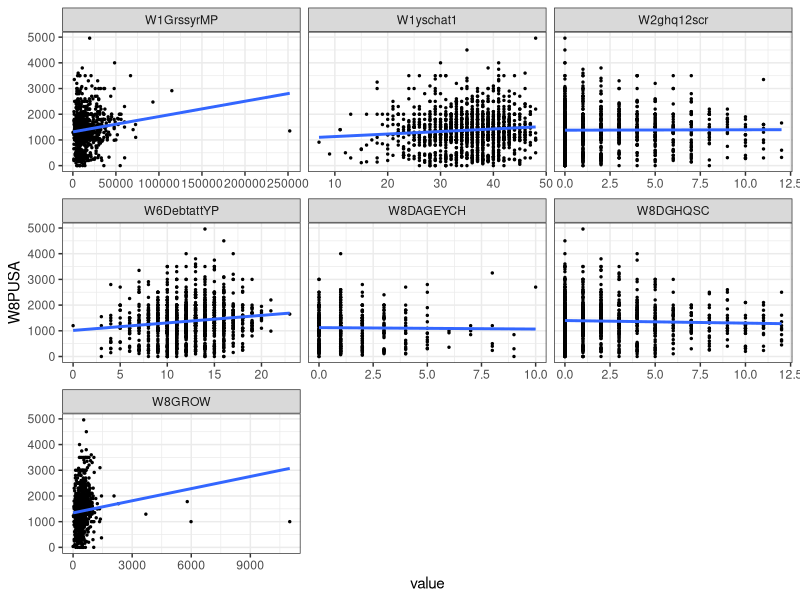
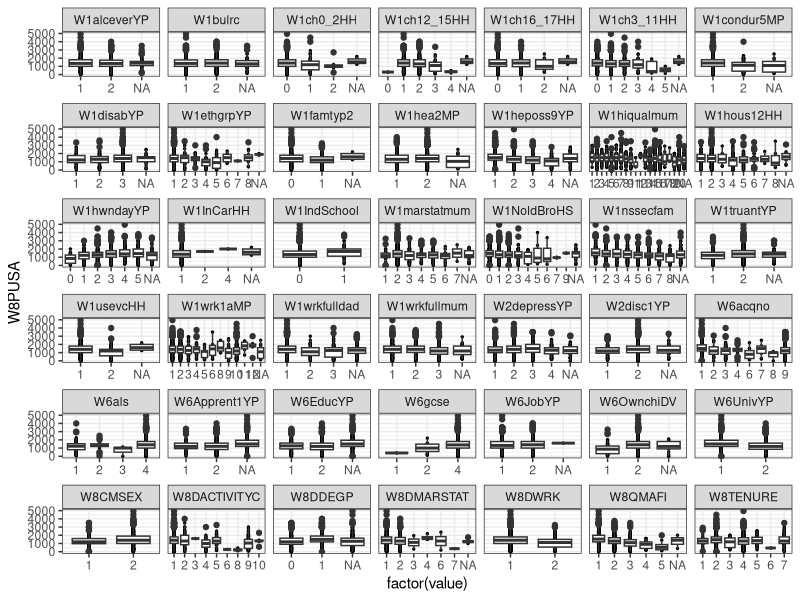
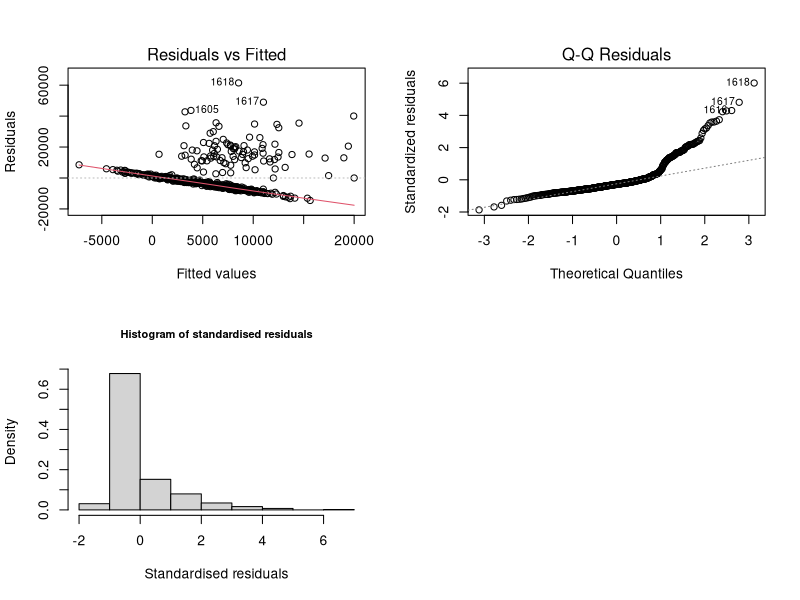
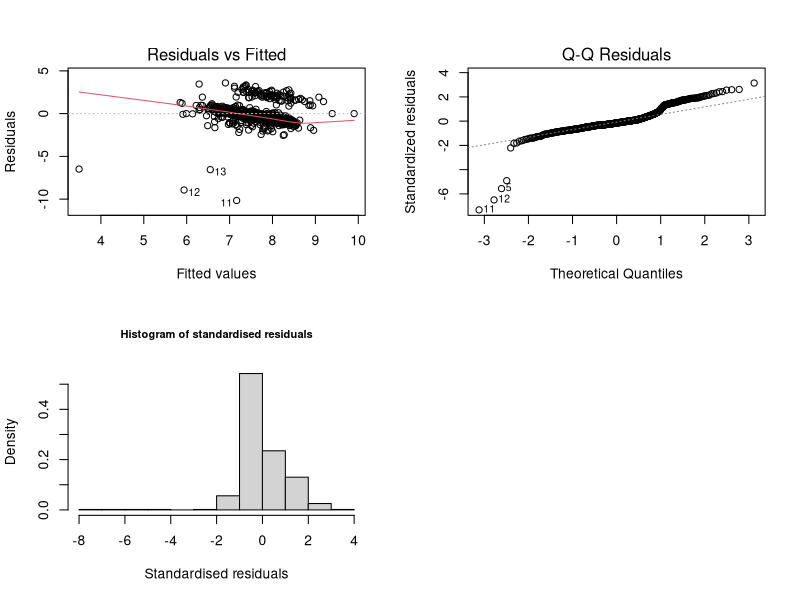
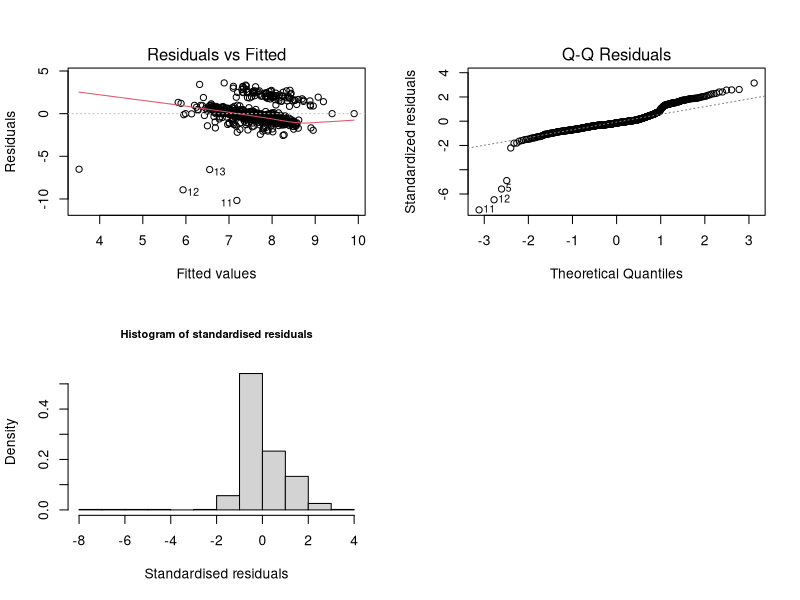
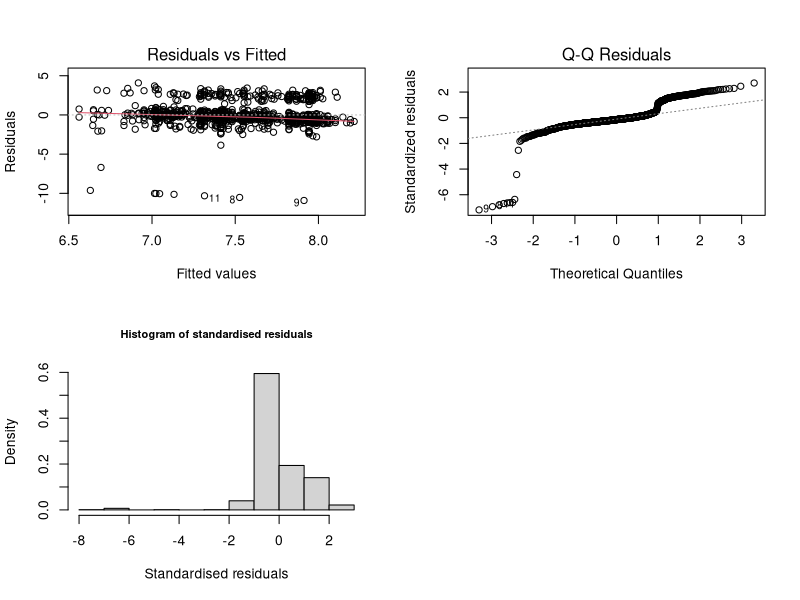
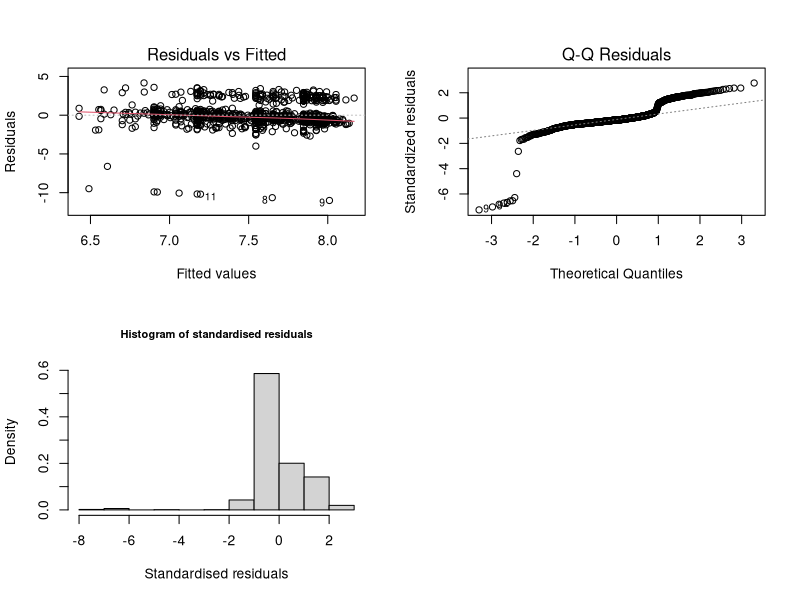
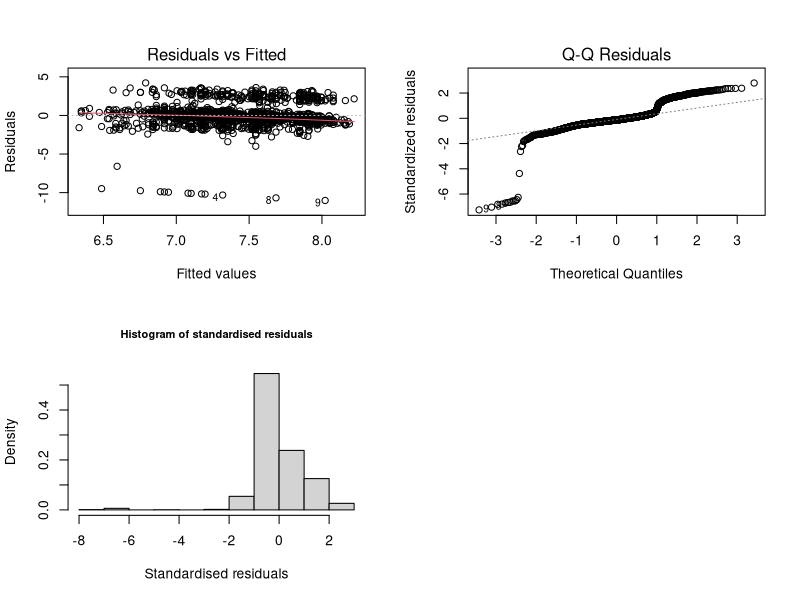

These charts were generated, in order, by the following R code: (Note: this script raises an error after producing the figures.)
library(arm)
library(ggplot2)
library(car)
library(tidyr)
library(dplyr)
library(gridExtra)

options(max.print=9999999) # So we can increase the amount that is printed in R

dat.pusa <- read.csv("EOTST2112023_PUSA.csv", header = TRUE)
# Removing NSID
dat.pusa <- dat.pusa[, -1]
# Making sure that the outcome is fully observed
dat.pusa <- subset(dat.pusa, W8PUSA >= 0) 
dat.pusa$W8PUSA[dat.pusa$W8PUSA==0]<- 0.05

rownames(dat.pusa) <- 1:nrow(dat.pusa)
dat.pusa[dat.pusa <= -1] <- NA

summary(dat.pusa)

## Needed to be below 1000 to have a good look at all the boxplots
dat.pusa.norich<-subset(dat.pusa,W8PUSA<=5000)

# continuous data scatterplots
special.dat <- gather(data = dat.pusa.norich[, c(1, 2, 28, 39, 41, 42, 49, 50)], -W8PUSA, key = "var", value = "value")
p1 <- ggplot(special.dat, aes(x = value, y = W8PUSA)) + geom_point(size = 0.5) +
  geom_smooth(method = "lm", se = FALSE) + facet_wrap(~var, scales = "free_x")
p1 <- p1 + theme_bw() + scale_fill_grey() + theme(legend.position = "none")
p1

# categorical data boxplots
special.dat <- gather(data = dat.pusa.norich[, -c(1, 2, 28, 39, 41, 42, 49)], -W8PUSA, key = "var", value = "value")
p2 <- ggplot(special.dat, aes(x = factor(value), y = W8PUSA)) + geom_point(size = 0.5) +
  geom_boxplot() + facet_wrap(~var, scales = "free_x")

p2 <- p2 + theme_bw() + scale_fill_grey() + theme(legend.position = "none")
p2


proportion <- sum(is.na(dat.pusa$W1GrssyrMP)) / length(dat.pusa$W1GrssyrMP)
proportion

proportion <- sum(is.na(dat.pusa$W1yschat1)) / length(dat.pusa$W1yschat1)
proportion

proportion <- sum(is.na(dat.pusa$W2ghq12scr)) / length(dat.pusa$W2ghq12scr)
proportion

proportion <- sum(is.na(dat.pusa$W6DebtattYP)) / length(dat.pusa$W6DebtattYP)
proportion

proportion <- sum(is.na(dat.pusa$W8DGHQSC)) / length(dat.pusa$W8DGHQSC)
proportion

proportion <- sum(is.na(dat.pusa$W8DAGEYCH)) / length(dat.pusa$W8DAGEYCH)
proportion

## Linear models of predictors that we removed
# W1GrssyrMP
summary(lm(W8PUSA ~ W1GrssyrMP    
           , data = dat.pusa))

# W8DAGEYCH
summary(lm(W8PUSA ~ W8DAGEYCH    
           , data = dat.pusa))


# Converting columns to categorical predictors using factor
cols <- c(3,4,5,6,7,8,9,10,11,12,13,14,15,16,17,18,19,20,21,22,23,24,25,26,27,29,30,31,
          32,33,34,35,36,37,38,40,43,44,45,46,47,48)
dat.pusa[cols] <- lapply(dat.pusa[cols], factor)

# Merging categorical predictors
dat.pusa$W1wrk1aMP <- with(dat.pusa, Recode(W1wrk1aMP, "c(1,3) = 'FullTime'"))
dat.pusa$W1wrk1aMP <- with(dat.pusa, Recode(W1wrk1aMP, "c(2,4) = 'PartTime'"))
dat.pusa$W1wrk1aMP <- with(dat.pusa, Recode(W1wrk1aMP,"c(10) = 'LookingAfterFamily'"))
dat.pusa$W1wrk1aMP <- with(dat.pusa, Recode(W1wrk1aMP,"c(5,6,7,8,9,11,12) = 'Other'"))
dat.pusa$W1wrk1aMP<-relevel(dat.pusa$W1wrk1aMP,ref="FullTime")

dat.pusa$W1condur5MP <- with(dat.pusa, Recode(W1condur5MP, "c(1) = 'Yes'"))
dat.pusa$W1condur5MP <- with(dat.pusa, Recode(W1condur5MP, "c(2) = 'No'"))
dat.pusa$W1condur5MP<-relevel(dat.pusa$W1condur5MP,ref="Yes")

dat.pusa$W1hea2MP <- with(dat.pusa, Recode(W1hea2MP, "c(1) = 'Yes'"))
dat.pusa$W1hea2MP <- with(dat.pusa, Recode(W1hea2MP, "c(2) = 'No'"))
dat.pusa$W1hea2MP<-relevel(dat.pusa$W1hea2MP,ref="No")

dat.pusa$W1NoldBroHS <- with(dat.pusa, Recode(W1NoldBroHS, "c(0) = 0"))
dat.pusa$W1NoldBroHS <- with(dat.pusa, Recode(W1NoldBroHS, "c(1) = 1"))
dat.pusa$W1NoldBroHS <- with(dat.pusa, Recode(W1NoldBroHS, "c(2) = 2"))
dat.pusa$W1NoldBroHS <- with(dat.pusa, Recode(W1NoldBroHS, "c(3,4,5,6,7,8,9) = '>3'"))
dat.pusa$W1NoldBroHS<-relevel(dat.pusa$W1NoldBroHS,ref='0')

# Based on sample size
dat.pusa$W1hous12HH <- with(dat.pusa, Recode(W1hous12HH, "c(1,2,3) = 'Owned/Mortgage'"))
dat.pusa$W1hous12HH <- with(dat.pusa, Recode(W1hous12HH, "c(4,5,6) = 'Rent'"))
dat.pusa$W1hous12HH <- with(dat.pusa, Recode(W1hous12HH, "c(7,8) = 'Other'"))
dat.pusa$W1hous12HH<-relevel(dat.pusa$W1hous12HH,ref='Owned/Mortgage')

dat.pusa$W1hiqualmum <- with(dat.pusa, Recode(W1hiqualmum, "c(1,2,3) = 'HigherDegree'"))
dat.pusa$W1hiqualmum <- with(dat.pusa, Recode(W1hiqualmum, "c(7,11,12) = 'A-Levels or Equivalent'"))
dat.pusa$W1hiqualmum <- with(dat.pusa, Recode(W1hiqualmum, "c(15,16) = 'GCSE'"))
dat.pusa$W1hiqualmum <- with(dat.pusa, Recode(W1hiqualmum, "c(20) = 'None'"))
dat.pusa$W1hiqualmum <- with(dat.pusa, Recode(W1hiqualmum, "c(4,5,6,8,9,10,13,14,17,18,19) = 'Other'"))
dat.pusa$W1hiqualmum<-relevel(dat.pusa$W1hiqualmum,ref='None')

dat.pusa$W1wrkfulldad <- with(dat.pusa, Recode(W1wrkfulldad, "c(1) = 'FullTime'"))
dat.pusa$W1wrkfulldad <- with(dat.pusa, Recode(W1wrkfulldad, "c(2) = 'PartTime'"))
dat.pusa$W1wrkfulldad <- with(dat.pusa, Recode(W1wrkfulldad, "c(3) = 'NotWorking'"))
dat.pusa$W1wrkfulldad<-relevel(dat.pusa$W1wrkfulldad,ref='FullTime')

dat.pusa$W1wrkfullmum <- with(dat.pusa, Recode(W1wrkfullmum, "c(1) = 'FullTime'"))
dat.pusa$W1wrkfullmum <- with(dat.pusa, Recode(W1wrkfullmum, "c(2) = 'PartTime'"))
dat.pusa$W1wrkfullmum <- with(dat.pusa, Recode(W1wrkfullmum, "c(3) = 'NotWorking'"))
dat.pusa$W1wrkfullmum<-relevel(dat.pusa$W1wrkfullmum,ref='FullTime')

# W1ch0_2HH not changing

dat.pusa$W1ch3_11HH <- with(dat.pusa, Recode(W1ch3_11HH, "c(0) = '0'"))
dat.pusa$W1ch3_11HH <- with(dat.pusa, Recode(W1ch3_11HH, "c(1) = '1'"))
dat.pusa$W1ch3_11HH <- with(dat.pusa, Recode(W1ch3_11HH, "c(2,3,4,5) = '>1'"))
dat.pusa$W1ch3_11HH<-relevel(dat.pusa$W1ch3_11HH,ref='0')

dat.pusa$W1ch12_15HH <- with(dat.pusa, Recode(W1ch12_15HH, "c(0,1) = '0-1'"))
dat.pusa$W1ch12_15HH <- with(dat.pusa, Recode(W1ch12_15HH, "c(2,3,4) = '>1'"))
dat.pusa$W1ch12_15HH<-relevel(dat.pusa$W1ch12_15HH,ref='0-1')

# W1ch16_17HH not changing

# W1IndSchool not changing

dat.pusa$W1marstatmum <- with(dat.pusa, Recode(W1marstatmum, "c(1) = 'Single'"))
dat.pusa$W1marstatmum <- with(dat.pusa, Recode(W1marstatmum, "c(2,4) = 'Married'"))
dat.pusa$W1marstatmum <- with(dat.pusa, Recode(W1marstatmum, "c(5) = 'Divorced'"))
dat.pusa$W1marstatmum <- with(dat.pusa, Recode(W1marstatmum, "c(3,6,7) = 'Other'"))
dat.pusa$W1marstatmum<-relevel(dat.pusa$W1marstatmum,ref='Married')

dat.pusa$W1nssecfam <- with(dat.pusa, Recode(W1nssecfam, "c(1,2) = 'Managerial/Professional'"))
dat.pusa$W1nssecfam <- with(dat.pusa, Recode(W1nssecfam, "c(3,4) = 'Intermediate'"))
dat.pusa$W1nssecfam <- with(dat.pusa, Recode(W1nssecfam, "c(8) = 'Never worked/long term unemployed'"))
dat.pusa$W1nssecfam <- with(dat.pusa, Recode(W1nssecfam, "c(5,6,7) = 'Other'"))
dat.pusa$W1nssecfam<-relevel(dat.pusa$W1nssecfam,ref='Managerial/Professional')

dat.pusa$W1ethgrpYP <- with(dat.pusa, Recode(W1ethgrpYP, "c(1) = 'White'"))
dat.pusa$W1ethgrpYP <- with(dat.pusa, Recode(W1ethgrpYP, "c(2) = 'Mixed/MultipleEthnicGroups'"))
dat.pusa$W1ethgrpYP <- with(dat.pusa, Recode(W1ethgrpYP,"c(3,4,5) = 'Asian/AsianBritish'"))
dat.pusa$W1ethgrpYP <- with(dat.pusa, Recode(W1ethgrpYP,"c(6,7) = 'Black/BlackBritish/Caribbean/African'"))
dat.pusa$W1ethgrpYP <- with(dat.pusa, Recode(W1ethgrpYP,"c(8) = 'Other'"))
dat.pusa$W1ethgrpYP<-relevel(dat.pusa$W1ethgrpYP,ref="White")

dat.pusa$W1heposs9YP <- with(dat.pusa, Recode(W1heposs9YP, "c(1,2) = 'Likely'"))
dat.pusa$W1heposs9YP <- with(dat.pusa, Recode(W1heposs9YP, "c(3,4) = 'NotLikely'"))
dat.pusa$W1heposs9YP<-relevel(dat.pusa$W1heposs9YP,ref="Likely")

dat.pusa$W1hwndayYP <- with(dat.pusa, Recode(W1hwndayYP, "c(0,1) = '0-1'"))
dat.pusa$W1hwndayYP <- with(dat.pusa, Recode(W1hwndayYP, "c(2,3) = '2-3'"))
dat.pusa$W1hwndayYP <- with(dat.pusa, Recode(W1hwndayYP,"c(4,5) = '4-5'"))
dat.pusa$W1hwndayYP<-relevel(dat.pusa$W1hwndayYP,ref="0-1")

# Not dealing with W1truantYP

# same as W1alceverYP

# W1bulrc

# W1disabYP

# W2disc1YP

# W2depressYP

# W6JobYP

# W6UnivYP

# W6EducYP

# W6Apprent1YP

dat.pusa$W6acqno <- with(dat.pusa, Recode(W6acqno, "c(1,2) = 'DegreeHE'"))
dat.pusa$W6acqno <- with(dat.pusa, Recode(W6acqno, "c(3,4) = 'A-levels'"))
dat.pusa$W6acqno <- with(dat.pusa, Recode(W6acqno,"c(5,6) = 'GCSE'"))
dat.pusa$W6acqno <- with(dat.pusa, Recode(W6acqno,"c(7,8,9) = 'Other'"))
dat.pusa$W6acqno<-relevel(dat.pusa$W6acqno,ref="DegreeHE")

# W6GCSENoYP

dat.pusa$W6OwnchiDV <- with(dat.pusa, Recode(W6OwnchiDV, "c(1) = 'Yes'"))
dat.pusa$W6OwnchiDV <- with(dat.pusa, Recode(W6OwnchiDV, "c(2) = 'No'"))
dat.pusa$W6OwnchiDV<-relevel(dat.pusa$W6OwnchiDV,ref="No")

# W8DDEGP

dat.pusa$W8DMARSTAT <- with(dat.pusa, Recode(W8DMARSTAT, "c(1) = 'Single'"))
dat.pusa$W8DMARSTAT <- with(dat.pusa, Recode(W8DMARSTAT, "c(2) = 'Married'"))
dat.pusa$W8DMARSTAT <- with(dat.pusa, Recode(W8DMARSTAT, "c(3,4,5,6,7,8,9) = 'Other'"))
dat.pusa$W8DMARSTAT<-relevel(dat.pusa$W8DMARSTAT,ref="Single")


dat.pusa$W8DACTIVITYC <- with(dat.pusa, Recode(W8DACTIVITYC, "c(1,2) = 'Employed'"))
dat.pusa$W8DACTIVITYC <- with(dat.pusa, Recode(W8DACTIVITYC, "c(4) = 'Unemployed'"))
dat.pusa$W8DACTIVITYC <- with(dat.pusa, Recode(W8DACTIVITYC, "c(3,5,6,7,8,10) = 'Other'"))
dat.pusa$W8DACTIVITYC <- with(dat.pusa, Recode(W8DACTIVITYC, "c(9) = 'LookingAfterHome'"))
dat.pusa$W8DACTIVITYC<-relevel(dat.pusa$W8DACTIVITYC,ref="Employed")

dat.pusa$W8CMSEX <- with(dat.pusa, Recode(W8CMSEX, "c(1) = 'Male'"))
dat.pusa$W8CMSEX <- with(dat.pusa, Recode(W8CMSEX, "c(2) = 'Female'"))
dat.pusa$W8CMSEX<-relevel(dat.pusa$W8CMSEX,ref="Male")

dat.pusa$W8TENURE <- with(dat.pusa, Recode(W8TENURE, "c(1,2,3) = 'Own'"))
dat.pusa$W8TENURE <- with(dat.pusa, Recode(W8TENURE, "c(4) = 'Rent'"))
dat.pusa$W8TENURE <- with(dat.pusa, Recode(W8TENURE, "c(5) = 'RentFree'"))
dat.pusa$W8TENURE <- with(dat.pusa, Recode(W8TENURE, "c(7) = 'Other'"))
dat.pusa$W8TENURE<-relevel(dat.pusa$W8TENURE,ref="Rent")

dat.pusa$W8QMAFI <- with(dat.pusa, Recode(W8QMAFI, "c(1,2) = 'AboveAverage'"))
dat.pusa$W8QMAFI <- with(dat.pusa, Recode(W8QMAFI, "c(3) = 'Average'"))
dat.pusa$W8QMAFI <- with(dat.pusa, Recode(W8QMAFI, "c(4,5) = 'BelowAverage'"))
dat.pusa$W8QMAFI<-relevel(dat.pusa$W8QMAFI,ref="AboveAverage")


pusa.lm <- lm(W8PUSA~ W1yschat1 + W1wrk1aMP + W1condur5MP + W1hea2MP + W1NoldBroHS
              + W1InCarHH + W1hous12HH + W1usevcHH + W1hiqualmum + W1wrkfulldad + W1wrkfullmum 
              + W1ch0_2HH + W1ch3_11HH + W1ch12_15HH + W1ch16_17HH + W1IndSchool + W1marstatmum  
              + W1nssecfam + W1ethgrpYP + W1heposs9YP + W1hwndayYP + W1truantYP + W1alceverYP + W1bulrc
              + W1disabYP + W2ghq12scr + W2disc1YP + W2depressYP + W6JobYP + W6UnivYP + W6acqno
              + W6gcse + W6OwnchiDV + W6DebtattYP + W8DDEGP + W8DGHQSC + W8DMARSTAT + W8DACTIVITYC
              + W8CMSEX + W8TENURE + W8QMAFI + W8GROW
              , data = dat.pusa)

summary(pusa.lm)
vif(pusa.lm)

par(mfrow=c(2,2))
plot(pusa.lm, which=c(1,2))

hist(rstandard(pusa.lm), freq = FALSE ,
     main="Histogram of standardised residuals",
     cex.main=0.8, xlab="Standardised residuals")

pusa.lm <- lm(log(W8PUSA)~ W1yschat1 + W1wrk1aMP + W1condur5MP + W1hea2MP + W1NoldBroHS
              + W1InCarHH + W1hous12HH + W1usevcHH + W1hiqualmum + W1wrkfulldad + W1wrkfullmum 
              + W1ch0_2HH + W1ch3_11HH + W1ch12_15HH + W1ch16_17HH + W1IndSchool + W1marstatmum  
              + W1nssecfam + W1ethgrpYP + W1heposs9YP + W1hwndayYP + W1truantYP + W1alceverYP + W1bulrc
              + W1disabYP + W2ghq12scr + W2disc1YP + W2depressYP + W6JobYP + W6UnivYP + W6acqno
              + W6gcse + W6OwnchiDV + W6DebtattYP + W8DDEGP + W8DGHQSC + W8DMARSTAT + W8DACTIVITYC
              + W8CMSEX + W8TENURE + W8QMAFI + W8GROW
              , data = dat.pusa)

summary(pusa.lm)

par(mfrow=c(2,2))
plot(pusa.lm, which=c(1,2))

hist(rstandard(pusa.lm), freq = FALSE ,
     main="Histogram of standardised residuals",
     cex.main=0.8, xlab="Standardised residuals")

# Alias predictors 

# for W6acqno W6gcse W6als
summary(lm(W8PUSA ~ W6acqno    
           , data = dat.pusa))

summary(lm(W8PUSA ~ W6gcse   
           , data = dat.pusa))

summary(lm(W8PUSA ~ W6als   
           , data = dat.pusa))

# W8DWRK and W8DACTIVITYC
summary(lm(W8PUSA ~ W8DWRK   
           , data = dat.pusa))

summary(lm(W8PUSA ~ W8DACTIVITYC   
           , data = dat.pusa))



show_outliers <- function(the.linear.model, topN) { # length of data
  n = length(fitted(the.linear.model))
  # number of parameters estimated
  p = length(coef(the.linear.model))
  # standardised residuals over 3
  res.out <- which(abs(rstandard(the.linear.model)) > 3) #sometimes >2
  # topN values
  res.top <- head(rev(sort(abs(rstandard(the.linear.model)))), topN)
  # high leverage values
  lev.out <- which(lm.influence(the.linear.model)$hat > 2 * p/n)
  # topN values
  lev.top <- head(rev(sort(lm.influence(the.linear.model)$hat)), topN)
  # high diffits
  dffits.out <- which(dffits(the.linear.model) > 2 * sqrt(p/n))
  # topN values
  dffits.top <- head(rev(sort(dffits(the.linear.model))), topN)
  # Cook's over 1
  cooks.out <- which(cooks.distance(the.linear.model) > 1)
  # topN cooks
  cooks.top <- head(rev(sort(cooks.distance(the.linear.model))), topN)
  # Create a list with the statistics -- cant do a data frame as different
  # lengths
  list.of.stats <- list(Std.res = res.out, Std.res.top = res.top, 
                        Leverage = lev.out, Leverage.top = lev.top, 
                        DFFITS = dffits.out, DFFITS.top = dffits.top,
                        Cooks = cooks.out, Cooks.top = cooks.top) # return the statistics
  list.of.stats
}


pusa.lm.stats<-show_outliers(pusa.lm, 5)
pusa.lm.stats

outliers <- Reduce(intersect,list(pusa.lm.stats$Std.res, pusa.lm.stats$DFFITS))
outliers.1 <- outliers
dat.pusa[outliers.1,]

outliers <- Reduce(intersect,list(pusa.lm.stats$Leverage, pusa.lm.stats$Std.res))
outliers.2 <- outliers
dat.pusa[outliers.2,]


outliers <- Reduce(intersect,list(pusa.lm.stats$Leverage, pusa.lm.stats$DFFITS))
outliers.3 <- outliers
dat.pusa[outliers.3,]

all.outliers <- union(union(outliers.1, outliers.2), outliers.3)
dat.pusa[all.outliers,]

no.outlier.dat <-dat.pusa[-all.outliers,]

no.outlier.dat.lm <- lm(log(W8PUSA)~ W1yschat1 + W1wrk1aMP + W1condur5MP + W1hea2MP + W1NoldBroHS
                        + W1InCarHH + W1hous12HH + W1usevcHH + W1hiqualmum + W1wrkfulldad + W1wrkfullmum 
                        + W1ch0_2HH + W1ch3_11HH + W1ch12_15HH + W1ch16_17HH + W1IndSchool + W1marstatmum  
                        + W1nssecfam + W1ethgrpYP + W1heposs9YP + W1hwndayYP + W1truantYP + W1alceverYP + W1bulrc
                        + W1disabYP + W2ghq12scr + W2disc1YP + W2depressYP + W6JobYP + W6UnivYP + W6acqno
                        + W6gcse + W6OwnchiDV + W6DebtattYP + W8DDEGP + W8DGHQSC + W8DMARSTAT + W8DACTIVITYC
                        + W8CMSEX + W8TENURE + W8QMAFI + W8GROW, data = no.outlier.dat)
vif(no.outlier.dat.lm)

display(no.outlier.dat.lm)
summary(no.outlier.dat.lm)

par(mfrow=c(2,2))

plot(no.outlier.dat.lm, which=c(1,2))
hist(rstandard(no.outlier.dat.lm), freq = FALSE ,
     main="Histogram of standardised residuals",
     cex.main=0.8, xlab="Standardised residuals")


# # No extreme values
# no.extreme.dat <- subset(dat.pusa, W8PUSA < 40000) 
# #no.extreme.dat <- no.extreme.value.dat[-all.outliers,]
# no.extreme.lm <- lm(log(W8PUSA)~ W1yschat1 + W1wrk1aMP + W1condur5MP + W1hea2MP + W1NoldBroHS
#                     + W1InCarHH + W1hous12HH + W1usevcHH + W1hiqualmum + W1wrkfulldad + W1wrkfullmum 
#                     + W1ch0_2HH + W1ch3_11HH + W1ch12_15HH + W1ch16_17HH + W1IndSchool + W1marstatmum  
#                     + W1nssecfam + W1ethgrpYP + W1heposs9YP + W1hwndayYP + W1truantYP + W1alceverYP + W1bulrc
#                     + W1disabYP + W2ghq12scr + W2disc1YP + W2depressYP + W6JobYP + W6UnivYP + W6acqno
#                     + W6gcse + W6OwnchiDV + W6DebtattYP + W8DDEGP + W8DGHQSC + W8DMARSTAT + W8DACTIVITYC
#                     + W8CMSEX + W8TENURE + W8QMAFI + W8GROW , data = no.extreme.dat)
# 
# display(no.extreme.lm)
# summary(no.extreme.lm)
# 
# par(mfrow=c(2,2))
# 
# plot(no.extreme.lm, which=c(1,2))
# hist(rstandard(no.extreme.lm), freq = FALSE ,
#      main="Histogram of standardised residuals",
#      cex.main=0.8, xlab="Standardised residuals")
# 
# 
# 
# ## Investigating weird points, probably because they are poor, so check without poor spouses
# dat.pusa[c(11,12,13),]
# 
# 
# no.extreme.dat <- subset(dat.pusa, 10 < W8PUSA) 
# #no.extreme.dat <- no.extreme.value.dat[-all.outliers,]
# no.extreme.lm <- lm(log(W8PUSA)~ W1yschat1 + W1wrk1aMP + W1condur5MP + W1hea2MP + W1NoldBroHS
#                     + W1InCarHH + W1hous12HH + W1usevcHH + W1hiqualmum + W1wrkfulldad + W1wrkfullmum 
#                     + W1ch0_2HH + W1ch3_11HH + W1ch12_15HH + W1ch16_17HH + W1IndSchool + W1marstatmum  
#                     + W1nssecfam + W1ethgrpYP + W1heposs9YP + W1hwndayYP + W1truantYP + W1alceverYP + W1bulrc
#                     + W1disabYP + W2ghq12scr + W2disc1YP + W2depressYP + W6JobYP + W6UnivYP + W6acqno
#                     + W6gcse + W6OwnchiDV + W6DebtattYP + W8DDEGP + W8DGHQSC + W8DMARSTAT + W8DACTIVITYC
#                     + W8CMSEX + W8TENURE + W8QMAFI + W8GROW , data = no.extreme.dat)
# 
# display(no.extreme.lm)
# summary(no.extreme.lm)
# 
# par(mfrow=c(2,2))
# 
# plot(no.extreme.lm, which=c(1,2))
# hist(rstandard(no.extreme.lm), freq = FALSE ,
#      main="Histogram of standardised residuals",
#      cex.main=0.8, xlab="Standardised residuals")
# 


# proceed with original as there is no reason to justify removing outliers


pusa.lm <- lm(log(W8PUSA)~ W1NoldBroHS  + W1ch12_15HH + W8DDEGP + W8DGHQSC + W8QMAFI 
              , data = dat.pusa)

summary(pusa.lm)

par(mfrow=c(2,2))
plot(pusa.lm, which=c(1,2))

hist(rstandard(pusa.lm), freq = FALSE ,
     main="Histogram of standardised residuals",
     cex.main=0.8, xlab="Standardised residuals")

Anova(pusa.lm)

# Trying out interactions
pusa.lm <- lm(log(W8PUSA)~ W1NoldBroHS*W1ch12_15HH + W8DDEGP + W8DGHQSC + W8QMAFI 
              , data = dat.pusa)

summary(pusa.lm)

pusa.lm <- lm(log(W8PUSA)~ W1NoldBroHS + W1ch12_15HH + W8DDEGP*W8QMAFI + W8DGHQSC 
              , data = dat.pusa)

summary(pusa.lm)

pusa.lm <- lm(log(W8PUSA)~ W1NoldBroHS*W8DDEGP + W1ch12_15HH  + W8QMAFI + W8DGHQSC 
              , data = dat.pusa)

summary(pusa.lm)

pusa.lm <- lm(log(W8PUSA)~ W1NoldBroHS*W8DGHQSC + W8QMAFI*W1ch12_15HH + W8DDEGP 
              , data = dat.pusa)

summary(pusa.lm)

# Final Model
pusa.lm <- lm(log(W8PUSA)~ W1NoldBroHS*W8DDEGP + W1ch12_15HH + W8QMAFI + W8DGHQSC 
              , data = dat.pusa)


summary(pusa.lm)

par(mfrow=c(2,2))
plot(pusa.lm, which=c(1,2))

hist(rstandard(pusa.lm), freq = FALSE ,
     main="Histogram of standardised residuals",
     cex.main=0.8, xlab="Standardised residuals")

Anova(pusa.lm)

# Missing Data
# Replacing with missing
dat.pusa <- read.csv("EOTST2112023_PUSA.csv", header = TRUE)
dat.pusa <- dat.pusa[, -1]
dat.pusa <- subset(dat.pusa, W8PUSA >= 0) 
rownames(dat.pusa) <- 1:nrow(dat.pusa)
dat.pusa$W8DGHQSC[dat.pusa$W8DGHQSC < 0] <- NA
dat.pusa[dat.pusa <= -1] <- "Missing"
dat.pusa$W8PUSA[dat.pusa$W8PUSA==0]<- 0.05
cols <- c(3,4,5,6,7,8,9,10,11,12,13,14,15,16,17,18,19,20,21,22,23,24,25,26,27,29,30,31,
          32,33,34,35,36,37,38,40,43,44,45,46,47,48)
dat.pusa[cols] <- lapply(dat.pusa[cols], factor)

dat.pusa$W1NoldBroHS <- with(dat.pusa, Recode(W1NoldBroHS, "c(0) = 0"))
dat.pusa$W1NoldBroHS <- with(dat.pusa, Recode(W1NoldBroHS, "c(1) = 1"))
dat.pusa$W1NoldBroHS <- with(dat.pusa, Recode(W1NoldBroHS, "c(2) = 2"))
dat.pusa$W1NoldBroHS <- with(dat.pusa, Recode(W1NoldBroHS, "c(3,4,5,6,7,8,9) = '>3'"))
dat.pusa$W1NoldBroHS<-relevel(dat.pusa$W1NoldBroHS,ref='0')

dat.pusa$W1ch12_15HH <- with(dat.pusa, Recode(W1ch12_15HH, "c(0,1) = '0-1'"))
dat.pusa$W1ch12_15HH <- with(dat.pusa, Recode(W1ch12_15HH, "c(2,3,4) = '>1'"))
dat.pusa$W1ch12_15HH<-relevel(dat.pusa$W1ch12_15HH,ref='0-1')

dat.pusa$W8QMAFI <- with(dat.pusa, Recode(W8QMAFI, "c(1,2) = 'AboveAverage'"))
dat.pusa$W8QMAFI <- with(dat.pusa, Recode(W8QMAFI, "c(3) = 'Average'"))
dat.pusa$W8QMAFI <- with(dat.pusa, Recode(W8QMAFI, "c(4,5) = 'BelowAverage'"))
dat.pusa$W8QMAFI<-relevel(dat.pusa$W8QMAFI,ref="AboveAverage")

pusa.lm <- lm(log(W8PUSA)~ W1NoldBroHS*W8DDEGP + W1ch12_15HH + W8QMAFI + W8DGHQSC 
              , data = dat.pusa)

summary(pusa.lm)

par(mfrow=c(2,2))
plot(pusa.lm, which=c(1,2))

hist(rstandard(pusa.lm), freq = FALSE ,
     main="Histogram of standardised residuals",
     cex.main=0.8, xlab="Standardised residuals")

# Didn't change negative to missing

dat.pusa <- read.csv("EOTST2112023_PUSA.csv", header = TRUE)
dat.pusa <- dat.pusa[, -1]
dat.pusa <- subset(dat.pusa, W8PUSA >= 0) 
dat.pusa$W8DGHQSC[dat.pusa$W8DGHQSC < 0] <- NA
rownames(dat.pusa) <- 1:nrow(dat.pusa)
cols <- c(3,4,5,6,7,8,9,10,11,12,13,14,15,16,17,18,19,20,21,22,23,24,25,26,27,29,30,31,
          32,33,34,35,36,37,38,40,43,44,45,46,47,48)
dat.pusa[cols] <- lapply(dat.pusa[cols], factor)
dat.pusa$W8PUSA[dat.pusa$W8PUSA==0]<- 0.05

dat.pusa$W1NoldBroHS <- with(dat.pusa, Recode(W1NoldBroHS, "c(0) = 0"))
dat.pusa$W1NoldBroHS <- with(dat.pusa, Recode(W1NoldBroHS, "c(1) = 1"))
dat.pusa$W1NoldBroHS <- with(dat.pusa, Recode(W1NoldBroHS, "c(2) = 2"))
dat.pusa$W1NoldBroHS <- with(dat.pusa, Recode(W1NoldBroHS, "c(3,4,5,6,7,8,9) = '>3'"))
dat.pusa$W1NoldBroHS<-relevel(dat.pusa$W1NoldBroHS,ref='0')

dat.pusa$W1ch12_15HH <- with(dat.pusa, Recode(W1ch12_15HH, "c(0,1) = '0-1'"))
dat.pusa$W1ch12_15HH <- with(dat.pusa, Recode(W1ch12_15HH, "c(2,3,4) = '>1'"))
dat.pusa$W1ch12_15HH<-relevel(dat.pusa$W1ch12_15HH,ref='0-1')

dat.pusa$W8QMAFI <- with(dat.pusa, Recode(W8QMAFI, "c(1,2) = 'AboveAverage'"))
dat.pusa$W8QMAFI <- with(dat.pusa, Recode(W8QMAFI, "c(3) = 'Average'"))
dat.pusa$W8QMAFI <- with(dat.pusa, Recode(W8QMAFI, "c(4,5) = 'Below'"))

pusa.lm <- lm(log(W8PUSA)~ W1NoldBroHS*W8DDEGP + W1ch12_15HH + W8QMAFI + W8DGHQSC 
              , data = dat.pusa)

summary(pusa.lm)

par(mfrow=c(2,2))
plot(pusa.lm, which=c(1,2))

hist(rstandard(pusa.lm), freq = FALSE ,
     main="Histogram of standardised residuals",
     cex.main=0.8, xlab="Standardised residuals")

# Maybe add back aliases in the final model just to see if there is still a change



# Cross Validation for different splits
dat.pusa <- read.csv("EOTST2112023_PUSA.csv", header = TRUE)
dat.pusa <- dat.pusa[, -1]
dat.pusa <- subset(dat.pusa, W8PUSA >= 0) 
dat.pusa$W8PUSA[dat.pusa$W8PUSA==0]<- 0.05
rownames(dat.pusa) <- 1:nrow(dat.pusa)
dat.pusa[dat.pusa <= -1] <- NA
cols <- c(3,4,5,6,7,8,9,10,11,12,13,14,15,16,17,18,19,20,21,22,23,24,25,26,27,29,30,31,
          32,33,34,35,36,37,38,40,43,44,45,46,47,48)
dat.pusa[cols] <- lapply(dat.pusa[cols], factor)
dat.pusa$W1NoldBroHS <- with(dat.pusa, Recode(W1NoldBroHS, "c(0) = 0"))
dat.pusa$W1NoldBroHS <- with(dat.pusa, Recode(W1NoldBroHS, "c(1) = 1"))
dat.pusa$W1NoldBroHS <- with(dat.pusa, Recode(W1NoldBroHS, "c(2) = 2"))
dat.pusa$W1NoldBroHS <- with(dat.pusa, Recode(W1NoldBroHS, "c(3,4,5,6,7,8,9) = '>3'"))
dat.pusa$W1NoldBroHS<-relevel(dat.pusa$W1NoldBroHS,ref='0')

dat.pusa$W1ch12_15HH <- with(dat.pusa, Recode(W1ch12_15HH, "c(0,1) = '0-1'"))
dat.pusa$W1ch12_15HH <- with(dat.pusa, Recode(W1ch12_15HH, "c(2,3,4) = '>1'"))
dat.pusa$W1ch12_15HH<-relevel(dat.pusa$W1ch12_15HH,ref='0-1')

dat.pusa$W8QMAFI <- with(dat.pusa, Recode(W8QMAFI, "c(1,2) = 'AboveAverage'"))
dat.pusa$W8QMAFI <- with(dat.pusa, Recode(W8QMAFI, "c(3) = 'Average'"))
dat.pusa$W8QMAFI <- with(dat.pusa, Recode(W8QMAFI, "c(4,5) = 'Below'"))



for(i in 1:3){
  #create training/test sets
  cross.val<-sample(1:nrow(dat.pusa),split.proportions[i]*nrow(dat.pusa) , replace=FALSE)
  training.set<-dat.pusa[cross.val,] #the 50/70/90% to fit the model
  test.set<-dat.pusa[-cross.val,] # the 50/30/10% to use as validation sample
  #fit the model
  cv.pusa.lm<- pusa.lm <- lm(log(W8PUSA)~ W1NoldBroHS*W8DDEGP  + W1ch12_15HH + W8QMAFI + W8DGHQSC 
                           , data = dat.pusa)
  
  #create data frame to use in plots
  pred.val.set<-data.frame(predicted=predict(cv.pusa.lm,test.set), 
                           #predicted vs original
                           original=test.set$W8PUSA,error=(predict(cv.pusa.lm,test.set)-test.set$W8PUSA))
  #first iteration
  if(i==1){
    p1<-ggplot(data=pred.val.set, aes(x=predicted,y=original))+geom_point()+theme_bw()
    #regress one on the other to see "fit"
    p1<-p1+geom_smooth(method="lm", se=FALSE) 
    #the ideal would be for the lm to fit the diagonal
    p1<-p1+geom_abline(slope=1,intercept=0, linetype="dashed")
    #predicted vs error
    p2<-ggplot(data=pred.val.set, aes(x=predicted,y=error))+geom_point()+theme_bw()
  }else{
    #points for the second iteration  
    if(i==2){
      
      #points on LHS plot
      p1<-p1+geom_point(data=pred.val.set, aes(x=predicted,y=original), color="red")
      #regress one on the other to see "fit"
      p1<-p1+geom_smooth(method="lm", se=FALSE, color="darkred") 
      
      #points on RHS plot
      p2<-p2+geom_point(data=pred.val.set, aes(x=predicted,y=error), color="red")
    }else{
      #points for the third iteration
      #points on LHS plot
      p1<-p1+geom_point(data=pred.val.set, aes(x=predicted,y=original), color="green")
      #regress one on the other to see "fit"
      p1<-p1+geom_smooth(method="lm", se=FALSE, color="darkgreen") 
      
      #points on RHS plot
      p2<-p2+geom_point(data=pred.val.set, aes(x=predicted,y=error), color="green")
      #lines at 0 and +/- one std deviation of error
      p2<-p2+geom_abline(slope=0,intercept=sd(pred.val.set$error), linetype="dashed")
      p2<-p2+geom_abline(slope=0,intercept=0)
      p2<-p2+geom_abline(slope=0,intercept=-sd(pred.val.set$error), linetype="dashed")
    }}}
grid.arrange(p1,p2,nrow=1)



split.proportions<-c(0.7,0.8,0.9)
for(i in 1:3){
  #create training/test sets
  cross.val<-sample(1:nrow(dat.pusa),split.proportions[i]*nrow(dat.pusa) , replace=FALSE)
  training.set<-dat.pusa[cross.val,] #the 50/70/90% to fit the model
  test.set<-dat.pusa[-cross.val,] # the 50/30/10% to use as validation sample
  #fit the model
  pusa.lm <- lm(log(W8PUSA)~ W1NoldBroHS*W8DDEGP + W1ch12_15HH + W8QMAFI + W8DGHQSC 
                , data = dat.pusa)
  #create data frame to use in plots
  pred.val.set<-data.frame(predicted=predict(pusa.lm,test.set), 
                           #predicted vs original
                           original=test.set$W8PUSA,error=(predict(pusa.lm,test.set)-test.set$W8PUSa))
  #first iteration
  if(i==1){
    p1<-ggplot(data=pred.val.set, aes(x=predicted,y=original))+geom_point()+theme_bw()
    #regress one on the other to see "fit"
    p1<-p1+geom_smooth(method="lm", se=FALSE) 
    #the ideal would be for the lm to fit the diagonal
    p1<-p1+geom_abline(slope=1,intercept=0, linetype="dashed")
    #predicted vs error
    p2<-ggplot(data=pred.val.set, aes(x=predicted,y=error))+geom_point()+theme_bw()
  }else{
    #points for the second iteration  
    if(i==2){
      
      #points on LHS plot
      p1<-p1+geom_point(data=pred.val.set, aes(x=predicted,y=original), color="red")
      #regress one on the other to see "fit"
      p1<-p1+geom_smooth(method="lm", se=FALSE, color="darkred") 
      
      #points on RHS plot
      p2<-p2+geom_point(data=pred.val.set, aes(x=predicted,y=error), color="red")
    }else{
      #points for the third iteration
      #points on LHS plot
      p1<-p1+geom_point(data=pred.val.set, aes(x=predicted,y=original), color="green")
      #regress one on the other to see "fit"
      p1<-p1+geom_smooth(method="lm", se=FALSE, color="darkgreen") 
      
      #points on RHS plot
      p2<-p2+geom_point(data=pred.val.set, aes(x=predicted,y=error), color="green")
      #lines at 0 and +/- one std deviation of error
      p2<-p2+geom_abline(slope=0,intercept=sd(pred.val.set$error), linetype="dashed")
      p2<-p2+geom_abline(slope=0,intercept=0)
      p2<-p2+geom_abline(slope=0,intercept=-sd(pred.val.set$error), linetype="dashed")
    }}}
grid.arrange(p1,p2,nrow=1)
